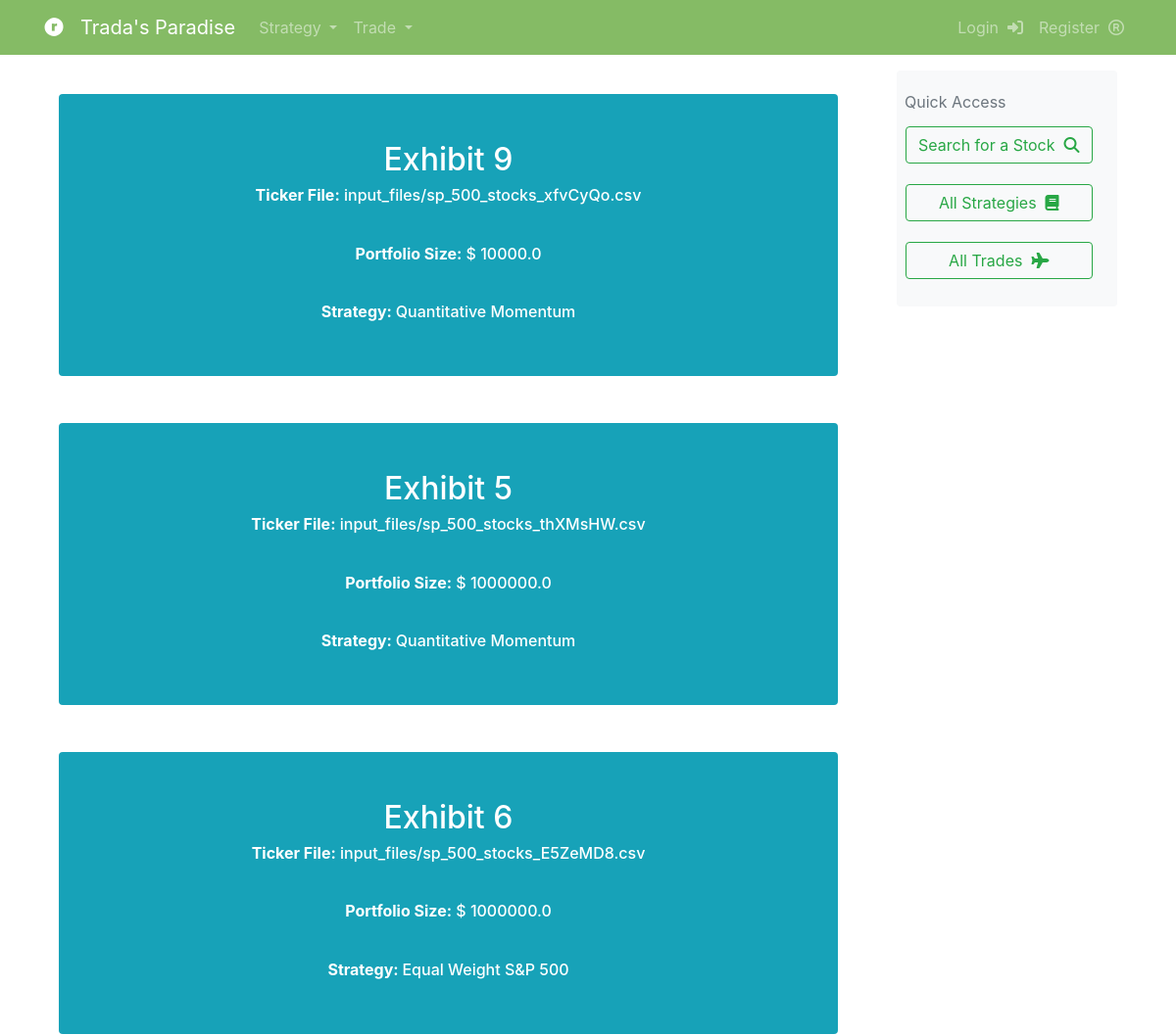
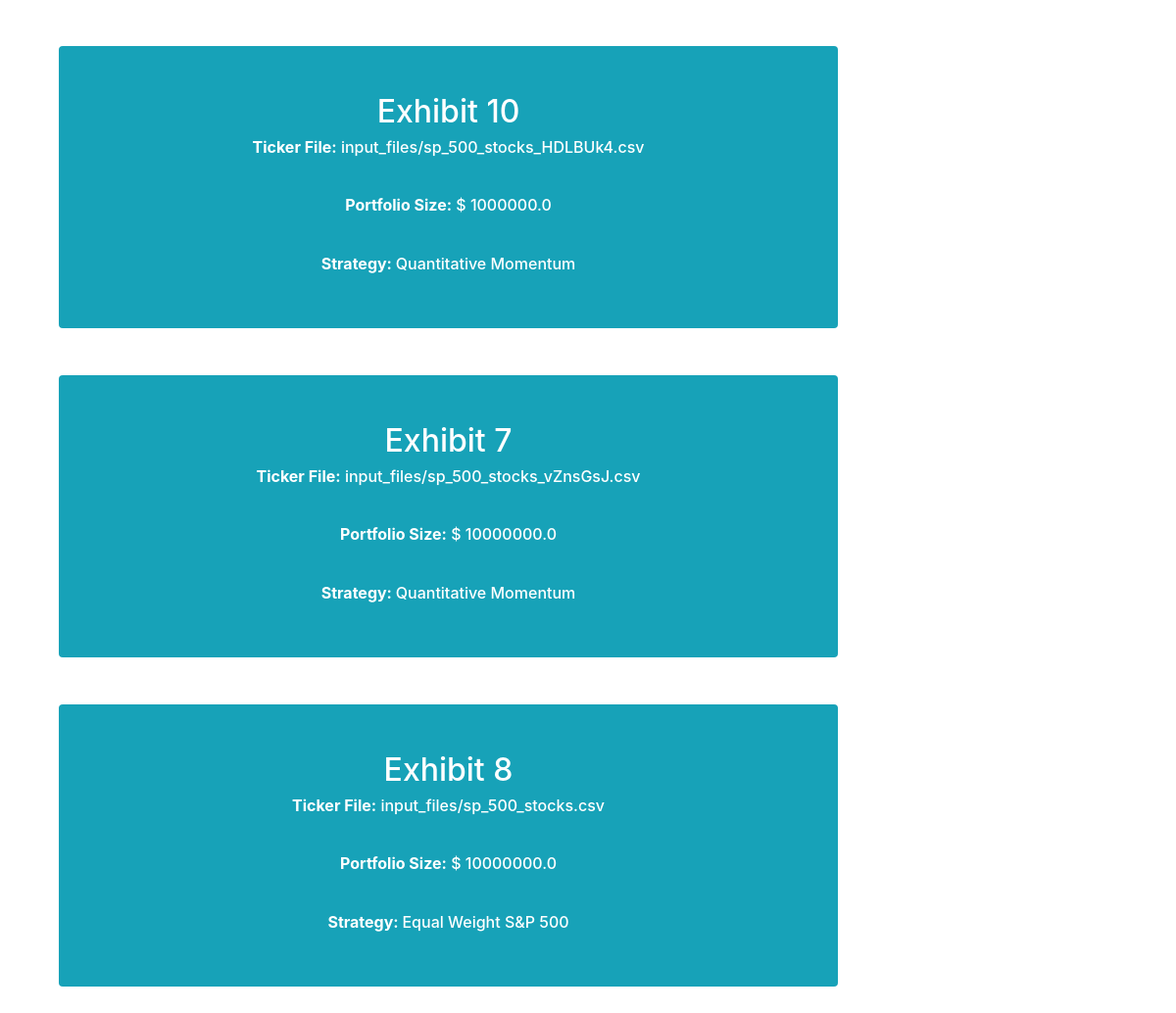
The app's page /trade/ with its own data (2 pictures, top to bottom).
### strategies/models.py (models this page shows, shortened)
class Trade(models.Model):
    tickers = models.FileField(upload_to="input_files/", validators=[FileExtensionValidator(allowed_extensions=['csv'])])
    portfolio_size = models.FloatField()
    trading_strategy = models.ForeignKey(Strategy, on_delete=models.CASCADE)

class Strategy(models.Model):
    name = models.CharField(max_length=255, unique=True)
    description = models.CharField(max_length=255)
    script = models.FileField(upload_to="strategy_scripts/", validators=[FileExtensionValidator(allowed_extensions=['py'])])

### strategies/views.py (the view)
# urls.py: path('trade/', TradeListView.as_view(), name ='trade-list'),
class TradeListView(ListView):
    model = Trade
    template_name = 'strategies/trade_list.html'
    def get_context_data(self, **kwargs):
        context = super(TradeListView, self).get_context_data(**kwargs)
        context["strategies"] = get_all_strategies()
        context["trades"] = get_all_trades()
        return context

### strategies/helper.py (called while the page is built)
def get_all_strategies():
    result = []
    for strategy in Strategy.objects.order_by("name"):
        result.append(strategy)
    return result

def get_all_trades():
    result = []
    for trade in Trade.objects.order_by("portfolio_size"):
        result.append(trade)
    return result

### strategies/templates/strategies/trade_list.html (shortened to what this page needs)
{% extends "strategies/base.html" %}
{% load crispy_forms_tags %}
{% block content %}
        <section class="pt-4">
            <div class="container px-lg-12">
                <div class="row gx-lg-5">
                    {% if trades %}
                        {% for trade in trades %}
                            <div class="col-lg-12 col-xxl-4 mb-5">
                                <div class="card bg-info border-0 h-100">
                                    <div class="card-body text-center p-4 p-lg-5 pt-0 pt-lg-0">
                                        <a class="fs-4 fw-bold" style="color: white;" href="{% url 'trade-detail' trade.id %}"><h2 style="color: white;">Exhibit {{trade.id}}</h2></a>
                                        <h6 class="mb-3" style="color: white;"><b>Ticker File:</b> {{trade.tickers}}</h6><br>
                                        <h6 class="mb-3" style="color: white;"><b>Portfolio Size:</b> $ {{trade.portfolio_size}}</h6><br>
                                        <h6><a class="mb-3" style="color: white;" href="{% url 'strategy-detail' trade.trading_strategy.id %}">
                                            <b>Strategy: </b> {{trade.trading_strategy.name}}
                                        </a>
                                        </h6>
                                    </div>
                                </div>
                            </div>
                        {% endfor %}
                    {% endif %}
                </div>
            </div>
        </section>
</body>
{% endblock content %}

### strategies/templates/strategies/base.html (shortened to what this page needs)
{% load static %}
<!DOCTYPE html>
<html>
<head>
    <link rel="stylesheet" type = "text/css" href = "{% static 'strategies/main.css' %}">
    <link rel="stylesheet" type = "text/css" href = "{% static 'strategies/style.css' %}">
    <link rel="stylesheet" href="https://stackpath.bootstrapcdn.com/bootstrap/4.3.1/css/bootstrap.min.css">
    <link rel="stylesheet"
        href="https://cdnjs.cloudflare.com/ajax/libs/highlight.js/10.0.3/styles/default.min.css">
</head>
<body>
  <div id = "body">
    <header class="site-header">
      <nav class="navbar navbar-expand-md navbar-dark bg-steel fixed-top">
        <div class="container">
        <a class="navbar-brand mr-3" href="{% url 'index' %}"><i class="fa fa-ravelry" aria-hidden="true"></i>
            &nbsp;&nbsp;Trada's Paradise</a>
          <div class="collapse navbar-collapse" id="navbarToggle">
            <div class="navbar-nav mr-auto">
              <div class="dropdown">
                <a class=" nav-item nav-link dropdown-toggle" type="button" id="dropdownMenuButton" data-toggle="dropdown" aria-haspopup="true" aria-expanded="false">
                  Strategy
                </a>
              </div>
              <div class="dropdown">
                <a class=" nav-item nav-link dropdown-toggle" type="button" id="dropdownMenuButton" data-toggle="dropdown" aria-haspopup="true" aria-expanded="false">
                  Trade
                </a>
              </div>
            </div>
            <div class="navbar-nav">
              {% if user.is_authenticated %}
                <a class="nav-item nav-link" href="{% url 'user-investing-dashboard' user.username %}">Portfolio&nbsp;&nbsp;<i class="fa fa-credit-card" aria-hidden="true"></i></a>
                <a class="nav-item nav-link" href="{% url 'user-stock-dashboard' user.username %}">Watchlist&nbsp;&nbsp;<i class="fa fa-list" aria-hidden="true"></i></a>
                <a class="nav-item nav-link" href="{% url 'profile' %}">Profile&nbsp;&nbsp;<i class="fa fa-address-book"></i></a>
                <a class="nav-item nav-link" href="{% url 'logout' %}">Logout&nbsp;&nbsp;<i class="fa fa-sign-out"></i></a>
              {% else %}
                <a class="nav-item nav-link" href="{% url 'login' %}">Login&nbsp;&nbsp;<i class="fa fa-sign-in"></i></a>
                <a class="nav-item nav-link" href="{% url 'register' %}">Register&nbsp;&nbsp;<i class="fa fa-registered"></i></a>
              {% endif %}
            </div>
          </div>
        </div>
      </nav>
    <br>
    <br>
    <br>
    </header>
    <main role="main" class="container">
      <div class="row">
        <div class="col-lg-9">
          {% block content %}
          {% endblock %}
        <div class="col-lg-3">
          <div class="col-lg-12 col-xxl-4 mb-3">
              <div class="card bg-light border-0 h-100">
                  <div class="card-body text-left p-2 p-lg-2 pt-0 pt-lg-0">
                        <table>
                          <caption style="caption-side:top">Quick Access</caption>
                          <tr><td>
                            <a href="{% url 'search-stock' %}" class="btn btn-outline-success" style="width: 100%">Search for a Stock&nbsp;&nbsp;<i class="fa fa-search"></i></a>
                          </td></tr>
                          <tr><td>
                            <a href="{% url 'strategy-list' %}" class="btn btn-outline-success" style="width: 100%">All Strategies&nbsp;&nbsp;<i class="fa fa-book"></i></a>
                          </td></tr>
                          <tr><td>
                            <a href="{% url 'trade-list' %}" class="btn btn-outline-success" style="width: 100%">All Trades&nbsp;&nbsp;<i class="fa fa-plane"></i></a>
                          </td></tr>
                      </table>
                    </div>
                </div>
            </div>
          </div>
</body>
</html>

### strategies/static/strategies/main.css (style rules this page uses)
h1, h2, h3, h4, h5, h6 { color: #444444; }
.bg-steel { background-color: #85bb65; }
.site-header .navbar-nav .nav-link { color: #cbd5db; }

### strategies/static/strategies/style.css (style rules this page uses)
#body { height: 100%; background-position: center; background-size: cover; }
td { padding-bottom: 20px; }

### records on screen
Trade: id "9", tickers "input_files/sp_500_stocks_xfvCyQo.csv", portfolio_size "10000.0", trading_strategy.name "Quantitative Momentum"
Trade: id "5", tickers "input_files/sp_500_stocks_thXMsHW.csv", portfolio_size "1000000.0", trading_strategy.name "Quantitative Momentum"
Trade: id "6", tickers "input_files/sp_500_stocks_E5ZeMD8.csv", portfolio_size "1000000.0", trading_strategy.name "Equal Weight S&P 500"
Trade: id "10", tickers "input_files/sp_500_stocks_HDLBUk4.csv", portfolio_size "1000000.0", trading_strategy.name "Quantitative Momentum"
Trade: id "7", tickers "input_files/sp_500_stocks_vZnsGsJ.csv", portfolio_size "10000000.0", trading_strategy.name "Quantitative Momentum"
Trade: id "8", tickers "input_files/sp_500_stocks.csv", portfolio_size "10000000.0", trading_strategy.name "Equal Weight S&P 500"
